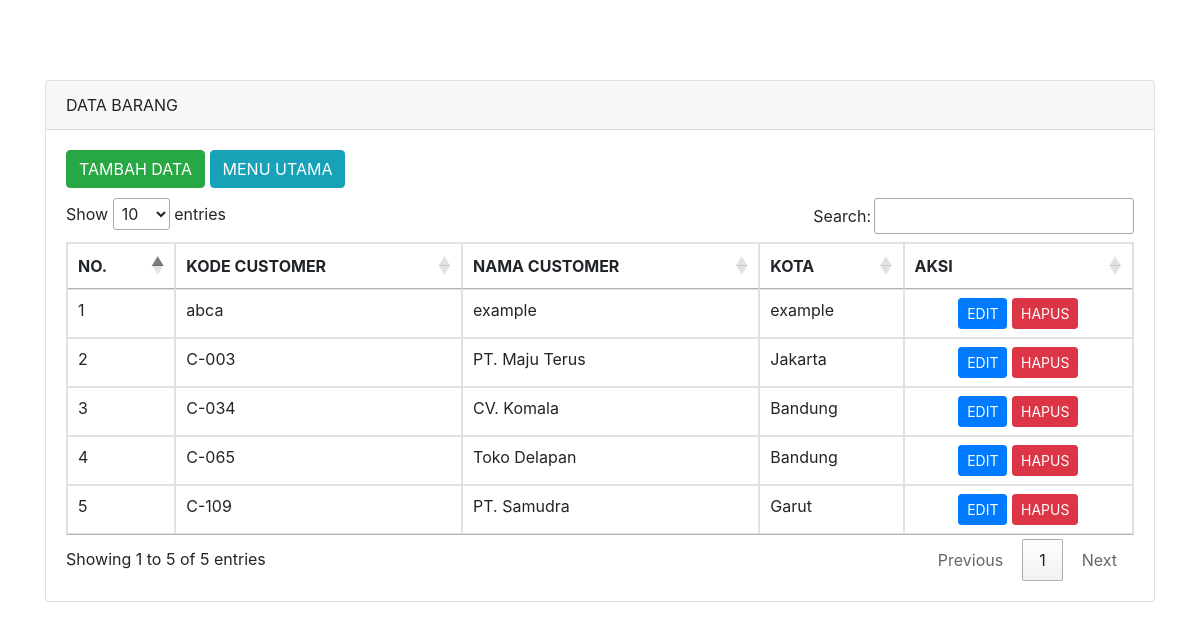
The app's page /data-barang.php with its own data.
### tables this page shows
CREATE TABLE `customer` (
  `kdcustomer` varchar(20) NOT NULL,
  `nmcustomer` varchar(20) NOT NULL,
  `kota` varchar(20) NOT NULL
);

### data-barang.php (the view, shortened to what this page needs)
<!doctype html>
<html lang="en">
  <head>
    <link rel="stylesheet" href="https://stackpath.bootstrapcdn.com/bootstrap/4.4.1/css/bootstrap.min.css">
    <link rel="stylesheet" href="//cdn.datatables.net/1.10.20/css/jquery.dataTables.min.css">
  </head>
  <body>
    <div class="container" style="margin-top: 80px">
      <div class="row">
        <div class="col-md-12">
          <div class="card">
            <div class="card-header">
              DATA BARANG
            </div>
            <div class="card-body">
              <a href="tambah-customer.php" class="btn btn-md btn-success" style="margin-bottom: 10px">TAMBAH DATA</a>
              <a href="index.php" class="btn btn-md btn-info" style="margin-bottom: 10px">MENU UTAMA</a>
              <table class="table table-bordered" id="myTable">
                <thead>
                  <tr>
                    <th scope="col">NO.</th>
                    <th scope="col">KODE CUSTOMER</th>
                    <th scope="col">NAMA CUSTOMER</th>
                    <th scope="col">KOTA</th>
                    <th scope="col">AKSI</th>
                  </tr>
                </thead>
                <tbody>
                  <?php
                      include('koneksi.php');
                      $no = 1;
                      $query = mysqli_query($connection,"SELECT * FROM customer");
                      while($row = mysqli_fetch_array($query)){
                  ?>
                  <tr>
                      <td><?php echo $no++ ?></td>
                      <td><?php echo $row['kdcustomer'] ?></td>
                      <td><?php echo $row['nmcustomer'] ?></td>
                      <td><?php echo $row['kota'] ?></td>
                      <td class="text-center">
                        <a href="edit-customer.php?id=<?php echo $row['kdcustomer'] ?>" class="btn btn-sm btn-primary">EDIT</a>
                        <a href="hapus-customer.php?id=<?php echo $row['kdcustomer'] ?>" class="btn btn-sm btn-danger">HAPUS</a>
                      </td>
                  </tr>
                <?php } ?>
                </tbody>
              </table>
            </div>
          </div>
      </div>
    </div>
  </body>
</html>

### records on screen
customer: kdcustomer "abca", nmcustomer "example", kota "example"
customer: kdcustomer "C-003", nmcustomer "PT. Maju Terus", kota "Jakarta"
customer: kdcustomer "C-034", nmcustomer "CV. Komala", kota "Bandung"
customer: kdcustomer "C-065", nmcustomer "Toko Delapan", kota "Bandung"
customer: kdcustomer "C-109", nmcustomer "PT. Samudra", kota "Garut"
